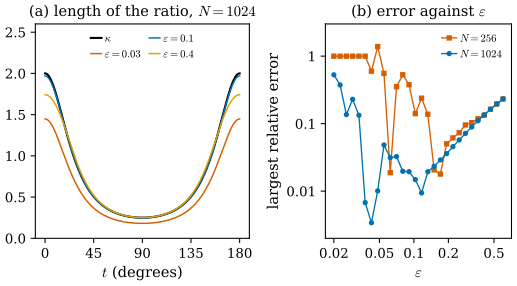

Write the Python code that produced this figure.
"""Figure 46.7.2: reading curvature from a point cloud by smoothing first variation and mass with the same kernel.

Point cloud on the ellipse (2 cos t, sin t): N points at equal arc-length spacing h = L/N, exact tangent lines P_j,
masses m_j = L/N. At each point x the vector  -(delta V * rho_eps)(x) / (||V|| * rho_eps)(x)  with
(delta V * rho_eps)(x) = sum_j m_j P_j grad rho_eps(x_j - x)  (Proposition 46.7.4) and the exp kernel of Figure 46.7.1.
(a) its length along the ellipse for N = 1024 and eps = 0.03, 0.1, 0.4, against the curvature kappa (black).
(b) the largest relative error  max |(|ratio| - kappa) / kappa|  over the points, as a function of eps, for N = 256 and
N = 1024 (log-log). Too small an eps sees too few neighbours; too large an eps averages the curvature away.

Run from the project root: PYTHONPATH=tools python3 chapters/46-varifold-background/figures/fig-46-7-2-smoothed-curvature.py
"""
import sys
from pathlib import Path

import numpy as np

sys.path.insert(0, str(Path(__file__).resolve().parents[1] / "lib"))
import dgfig  # noqa: E402

dgfig.setup()
import matplotlib.pyplot as plt  # noqa: E402

import var46 as v  # noqa: E402

C = dgfig.COLORS
L = v.ellipse_length_total()
tg = np.linspace(0, 2 * np.pi, 200001)
sg = np.concatenate([[0.0], np.cumsum(0.5 * (v.ellipse_speed(tg[1:]) + v.ellipse_speed(tg[:-1])) * np.diff(tg))])
sg *= L / sg[-1]


def cloud(N):
    t = np.interp(np.arange(N) * L / N, sg, tg)
    return t, v.ellipse(t), v.dir_proj(v.ellipse_tangent(t)), np.full(N, L / N)


def ratio(x, X, P, m, eps):
    d = X - x[None, :]
    sel = np.linalg.norm(d, axis=1) < eps
    g = v.grad_kernel_eps(d[sel], eps)
    num = np.einsum("i,ijk,ik->j", m[sel], P[sel], g)
    den = np.sum(m[sel] * v.kernel_eps(d[sel], eps))
    return -num / den


def ratios(N, eps):
    t, X, P, m = cloud(N)
    return t, np.array([ratio(X[k], X, P, m, eps) for k in range(N)])


# self-checks: the vector points inward (towards the curvature vector); N = 1024, eps = 0.1 is within 2 percent
t1, R1 = ratios(1024, 0.1)
kap1 = v.ellipse_kappa(t1)
assert np.all(np.einsum("ij,ij->i", R1, v.ellipse_normal(t1)) > 0)
assert np.max(np.abs(np.linalg.norm(R1, axis=1) - kap1) / kap1) < 0.02

fig, axes = plt.subplots(1, 2, figsize=(6.4, 2.9), gridspec_kw={"width_ratios": [1.15, 1], "wspace": 0.38})
ax = axes[0]
tt = np.linspace(0, np.pi, 400)
ax.plot(np.degrees(tt), v.ellipse_kappa(tt), color=C["main"], lw=1.6, label=r"$\kappa$")
for eps, col in ((0.03, C["normal"]), (0.1, C["tangent"]), (0.4, C["accent"])):
    t, R = ratios(1024, eps)
    half = t <= np.pi + 1e-9
    ax.plot(np.degrees(t[half]), np.linalg.norm(R[half], axis=1), color=col, lw=1.1, label=rf"$\varepsilon = {eps}$")
ax.set_xlabel(r"$t$ (degrees)")
ax.set_xticks([0, 45, 90, 135, 180])
ax.set_ylim(0, 2.6)
ax.legend(loc="upper center", frameon=False, fontsize=8, ncol=2, handlelength=1.0, columnspacing=0.8, handletextpad=0.3)
ax.set_title(r"(a) length of the ratio, $N = 1024$", fontsize=11)

ax = axes[1]
E = np.geomspace(0.02, 0.6, 28)
for N, col, mk in ((256, C["normal"], "s"), (1024, C["tangent"], "o")):
    errs = []
    for eps in E:
        t, R = ratios(N, eps)
        k = v.ellipse_kappa(t)
        errs.append(np.max(np.abs(np.linalg.norm(R, axis=1) - k) / k))
    ax.loglog(E, errs, mk + "-", color=col, ms=3, lw=1.0, label=f"$N = {N}$")
ax.set_xlabel(r"$\varepsilon$")
ax.set_xticks([0.02, 0.05, 0.1, 0.2, 0.5])
ax.set_xticklabels(["0.02", "0.05", "0.1", "0.2", "0.5"])
ax.minorticks_off()
ax.set_yticks([0.01, 0.1, 1])
ax.set_yticklabels(["0.01", "0.1", "1"])
ax.set_ylabel("largest relative error")
ax.set_ylim(2e-3, 3)
ax.legend(loc="upper right", frameon=False, fontsize=8, handlelength=1.4, handletextpad=0.3)
ax.set_title(r"(b) error against $\varepsilon$", fontsize=11)

dgfig.save(fig, __file__)
